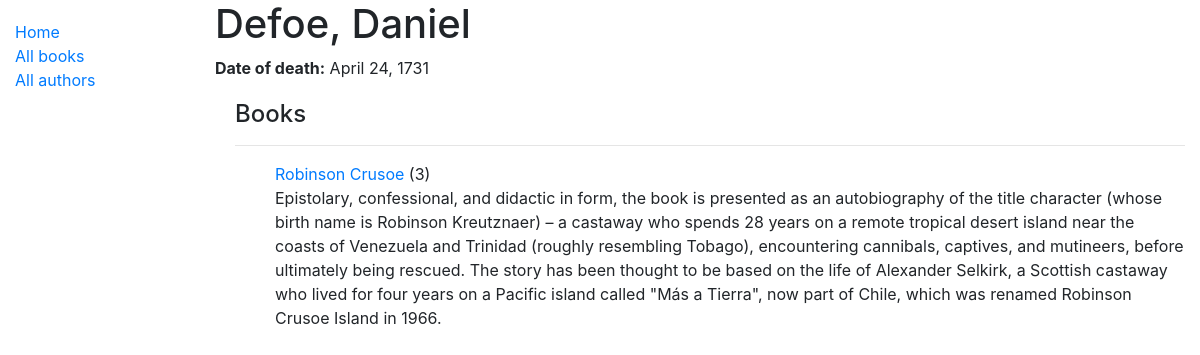
The page /catalog/authors/3 on the database its author committed.
### catalog/models.py (models this page shows, shortened)
class Author(models.Model):
    first_name = models.CharField(max_length=100)
    last_name = models.CharField(max_length=100)
    date_of_birth = models.DateField(null=True, blank=True)
    date_of_death = models.DateField('Died', null=True, blank=True)
    class Meta:
        ordering = ['last_name', 'first_name']

class Book(models.Model):
    title = models.CharField(max_length=200)
    author = models.ForeignKey('Author', on_delete=models.SET_NULL, null=True)
    summary = models.TextField(max_length=1000, help_text='Enter a brief description of the book')
    isbn = models.CharField('ISBN', max_length=13, unique=True,
                            help_text='13 Character <a href=\
                            "https://www.isbn-international.org/content/what-isbn">ISBN number</a>')
    genre = models.ManyToManyField(Genre, help_text='Select a genre for this book')
    language_of_origin = models.ForeignKey('Language', on_delete=models.SET_NULL, null=True)
    class Meta:
        ordering = ['title']
    def display_genre(self):
        """Create a string for the Genre. This is required to display genre in Admin."""
        return ', '.join(genre.name for genre in self.genre.all()[:3])
    display_genre.short_description = 'Genre'
    def get_absolute_url(self):
        return reverse('book-detail', args=[str(self.id)])

### catalog/views.py (the view)
# urls.py: path('authors/<int:pk>', views.AuthorDetailView.as_view(), name='author-detail'),
class AuthorDetailView(generic.DetailView):
    model = Author

### catalog/templates/catalog/author_detail.html (shortened to what this page needs)
{% extends 'base_generic.html' %}
{% block content %}
    <h1>{{ author.last_name }}, {{ author.first_name }}</h1>
    {% if author.date_of_death %}
        <p><strong>Date of death:</strong> {{ author.date_of_death }}</p>
    {% endif %}
    <div class="nested">
        {% if author.book_set %}
            <h4>Books</h4>
            <hr>
            <ul>
                {% for book in author.book_set.all %}
                    <p>
                        <a href="{{ book.get_absolute_url }}">{{ book.title }}</a> ({{ book.id }})
                    <br>{{ book.summary }}
                    </p>
                {% endfor %}
            </ul>
        {% endif %}
    </div>
{% endblock %}

### catalog/static/css/styles.css (style rules this page uses)
.nested { margin-left: 20px; margin-top: 20px; }

### rows shown on the page
Author: last_name "Defoe", first_name "Daniel", date_of_death "April 24, 1731"
Book: title "Robinson Crusoe", id "3", summary "Epistolary, confessional, and didactic in form, the book is presented as an autobiography of the title character (whose birth name is Robinson Kreutznaer) – a castaway who spends 28 years on a remote tropical desert island near the coasts of Venezuela and Trinidad (roughly resembling Tobago), encountering cannibals, captives, and mutineers, before ultimately being rescued. The story has been thought to be based on the life of Alexander Selkirk, a Scottish castaway who lived for four years on a Pacific island called \"Más a Tierra\", now part of Chile, which was renamed Robinson Crusoe Island in 1966."
